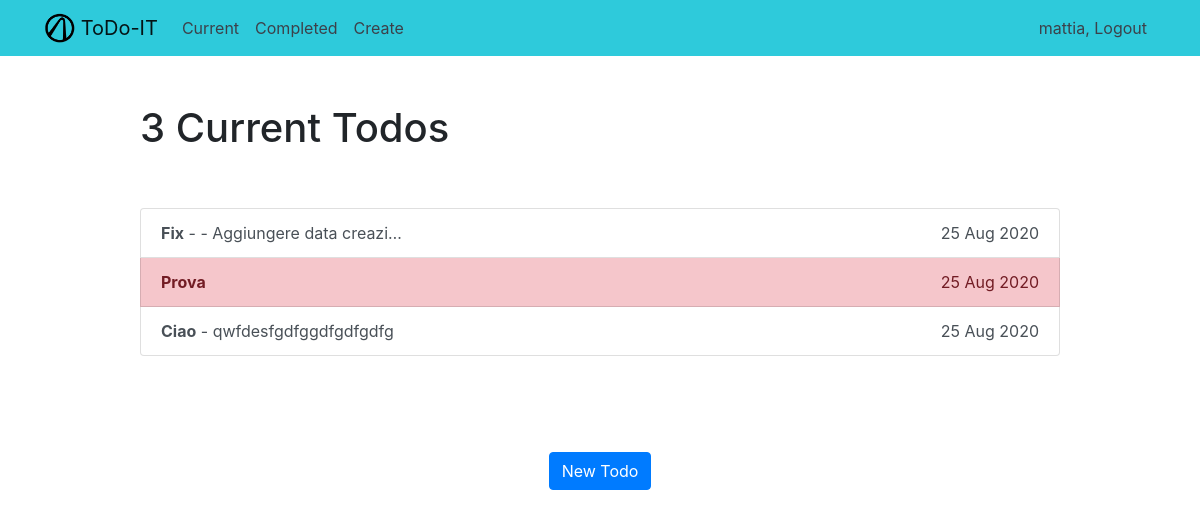
Before: /current/ (signed in) with the older database file.
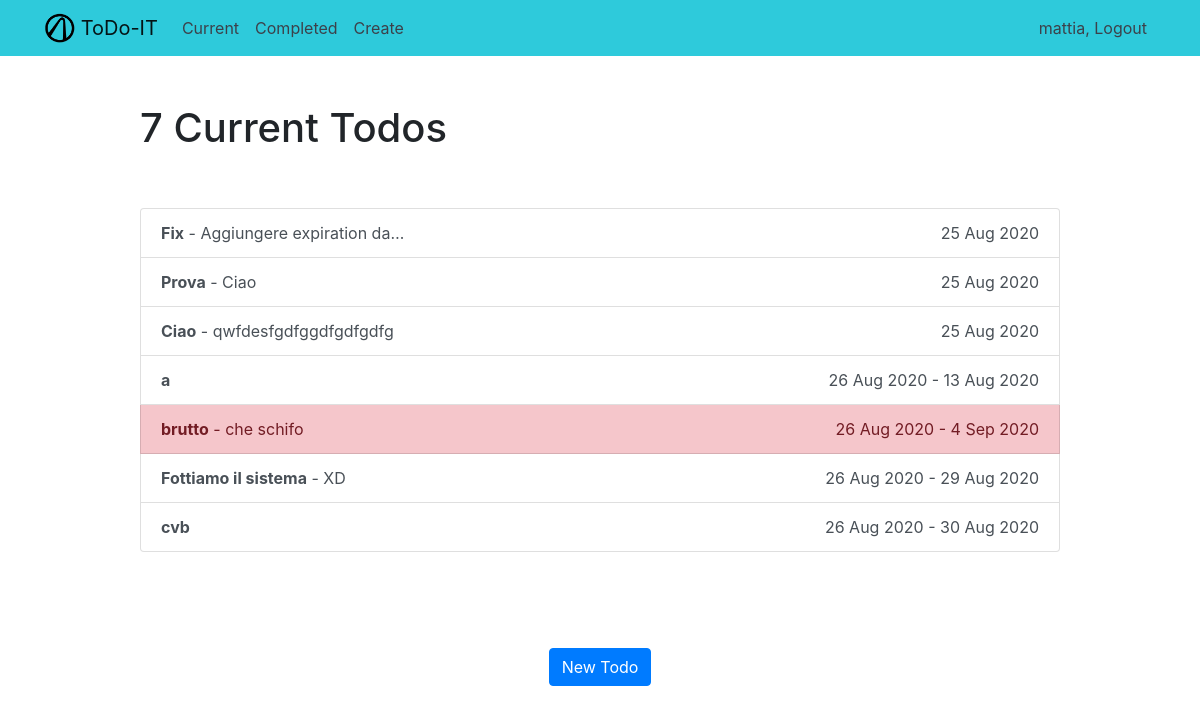
After: the same page with the newer database file.
### todo/models.py (models this page shows, shortened)
class Todo(models.Model):
    title = models.CharField(max_length=100)
    memo = models.TextField(blank=True)
    created = models.DateTimeField(auto_now_add=True)
    datecompleted = models.DateTimeField(null=True)
    expire = models.DateField(auto_now_add=False, blank=True, null=True)
    important = models.BooleanField(default=False)
    user = models.ForeignKey(User, on_delete=models.CASCADE)

### todo/views.py (the view)
# urls.py: path('current/', views.currenttodos, name='currenttodos'),
@login_required
def currenttodos(request):
    todos = Todo.objects.filter(user=request.user, datecompleted__isnull=True)
    return render(request, 'todo/currenttodos.html', {'todos': todos})

### templates/todo/currenttodos.html
{% extends "todo/base.html" %}
{% block content %}
    <div class="row justify-content-center mt-5">
        <div class="col-md-10">
            {% if todos %}
                 <h1>{{ todos.count }} Current Todo{{ todos.count|pluralize }}</h1>
            {% else %}
                           <h1>Current Todos</h1>
            {% endif %}
        </div>
    </div>
    <div class="row justify-content-center mt-5">
        <div class="col-md-10">
        {% if todos %}
            <div class="list-group">
                {% for todo in todos %}
                    <a href="{% url 'viewtodo' todo.id %}" class="list-group-item list-group-item-action
                        {% if todo.important %} list-group-item-danger{% endif %}">
                        <b>{{ todo.title }}</b>
                        {% if todo.memo %} - {{ todo.memo|truncatechars:25 }}{% endif %}
                        <span class="al-right">{{ todo.created|date:'j M Y' }} {% if todo.expire %} - {{ todo.expire|date:'j M Y' }} {% endif %}</span>
                    </a>
                {% endfor %}
            </div>
        {% else %}
            <div class="text-center">
                <h2>Looks like you don't have any todos! Nice work.</h2>
            <br>
            </div>
        {% endif %}
        <br><br><br>
            <div class="text-center">
                <a href="{% url 'createtodo' %}">
                    {% if request.user_agent.is_mobile  %}
                        <svg width="3em" height="3em" viewBox="0 0 16 16" class="bi bi-plus-circle" id="fixedbutton" fill="currentColor" xmlns="http://www.w3.org/2000/svg">
                            <path fill-rule="evenodd" d="M8 3.5a.5.5 0 0 1 .5.5v4a.5.5 0 0 1-.5.5H4a.5.5 0 0 1 0-1h3.5V4a.5.5 0 0 1 .5-.5z"/>
                            <path fill-rule="evenodd" d="M7.5 8a.5.5 0 0 1 .5-.5h4a.5.5 0 0 1 0 1H8.5V12a.5.5 0 0 1-1 0V8z"/>
                            <path fill-rule="evenodd" d="M8 15A7 7 0 1 0 8 1a7 7 0 0 0 0 14zm0 1A8 8 0 1 0 8 0a8 8 0 0 0 0 16z"/>
                        </svg>
                    {% else %}
                        <br>
                        <button class="btn btn-primary">New Todo</button>
                    {% endif %}
                </a>
            </div>
        </div>
    </div>
{% endblock %}

### templates/todo/base.html (shortened to what this page needs)
{% load static %}
<!doctype html>
<html lang="en">
<head>
    <link rel="stylesheet" href="https://stackpath.bootstrapcdn.com/bootstrap/4.4.1/css/bootstrap.min.css">
</head>
<body>
<nav class="navbar navbar-expand-md navbar-light bg-test">
<div class="container">
    <a class="navbar-brand" href="{% url 'home' %}">
        {% if user.username == 'NGobbux' %}
            <img src="{% static 'todo/nico.png' %}" width="30" height="30" class="d-inline-block align-top">
        {% elif user.username == 'TrashVizier' or user.username == 'mattia' %}
            <img src="{% static 'todo/vault.png' %}" width="30" height="30" class="d-inline-block align-top">
            {% elif user.username == 'hinoky' %}
            <img src="{% static 'todo/doom.png' %}" width="auto" height="32" class="d-inline-block align-top">
        {% else %}
            <img src="{% static 'todo/logo.png' %}" width="30" height="30" class="d-inline-block align-top">
        {% endif %}
        <span>ToDo-IT</span>
    </a>
    <div class="collapse navbar-collapse" id="navbarNav">
    {% if user.is_authenticated %}
        <ul class="navbar-nav mr-auto">
                <li class="nav-item {{ current }}">
                    <a class="nav-link " href="{% url 'currenttodos' %}">Current</a>
                </li>
                <li class="nav-item {{ completed }}">
                    <a class="nav-link" href="{% url 'completetodos' %}">Completed</a>
                </li>
                <li class="nav-item {{ create }}">
                    <a class="text-secondary nav-link" href="{% url 'createtodo' %}">Create</a>
                </li>
        </ul>
    {% endif %}
    <ul class="navbar-nav ml-auto">
            {% if user.is_authenticated %}
                <li class="nav-item">
                    <a href="#" onclick="$('#signOutBtn').click()" class="nav-link">{{ user.username }}, Logout</a>
                </li>
            {% endif %}
        </ul>
    </div>
</div>
</nav>
<div class="container">
{% block content %}{% endblock %}
</div>
</body>
</html>

### templates/todo/base.html (style rules this page uses)
.nav-link { color: #3c414a !important; }
.bg-test { background-color: #2ecadb !important; }
.al-right { float: right; text-align: right; }

Changed rows visible on the page:
changed Todo "Fix": memo "- Aggiungere data creazi…" → "Aggiungere expiration da…"
changed Todo "Prova": important True → False (drawn); memo (not shown) → "Ciao"
added Todo: title "a", created "26 Aug 2020", expire "13 Aug 2020"
added Todo: title "brutto", memo "che schifo", created "26 Aug 2020", expire "4 Sep 2020", important True (drawn)
added Todo: title "Fottiamo il sistema", memo "XD", created "26 Aug 2020", expire "29 Aug 2020"
added Todo: title "cvb", created "26 Aug 2020", expire "30 Aug 2020"
Other visible differences:
{{ todos.count }}: "3" → "7"
